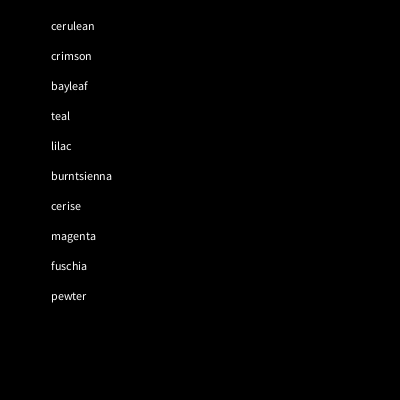
Frame 1 (no input)
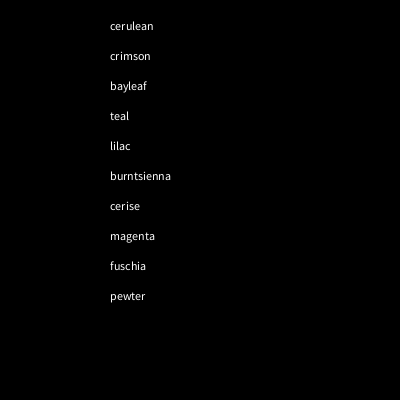
Frame 60 (the mouse pressed at the canvas centre just before this capture)
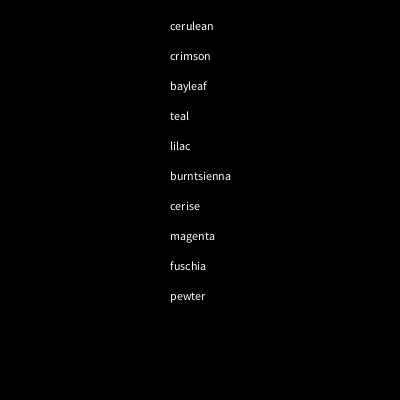
Frame 120 (the mouse held since frame 60 and released just before this capture)

The Processing sketch that drew these frames (run headless with seeded random() and noise(); from frame 60 on, the mouse is pressed at the canvas centre):

// Processing sketch: processing_141118
// ── processing_141118.pde

//copyright Yoon-ji Kim 2014
//51-257 A
// ICE 14

String [] colornames = {"cerulean", "crimson", "bayleaf", "teal", "lilac", "burntsienna", "cerise", "magenta", "fuschia", "pewter"};
float dX = 0;
float x = 50;

void setup()
{
  size(400, 400);
  frameRate(35);
}

void draw()
{
  background(0);
  dX += 1;
  for(int i = 0; i<colornames.length; i++)
  {
    text(colornames[i], x+dX, 30 + i*30);
    if(dX > width)
    {
      x = 50;
      dX = 0;
      text(colornames[i], x+dX, 30 + i*30);
    }     
  }
}
